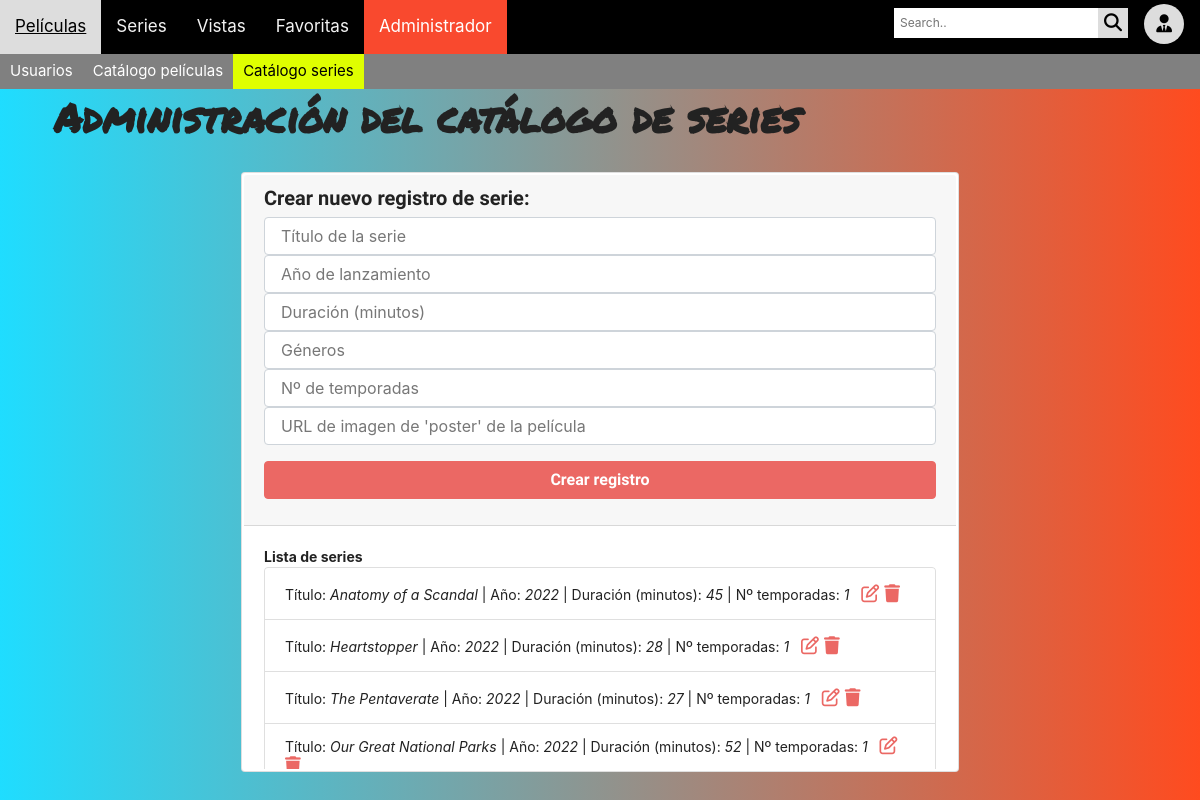
/catalogo_series, run on the app's committed database.
### models.py (models this page shows, shortened)
class Shows(db.Base): #Definimos la clase Shows
    __tablename__ = "shows" #La clase se asocia con la tabla "shows" en la base de datos
    id = Column(Integer, primary_key=True) # Automaticamente esta PK se convertirá en SERIAL (AUTOINCREMENT)
    title = Column(String, nullable=False)
    year = Column(Integer)
    runtime = Column(Integer)
    genre = Column(String, nullable=False)
    seasons = Column(Integer)
    link = Column(String, nullable=False)

### main.py (the view)
@app.route("/catalogo_series") #Página de administrador para el catálogo de Series
def admin_series():
    series = db.session.query(Shows).all() #Se define lista de series (todas)
    return render_template("admin_series.html", lista_series=series, edit=False) #Se carga plantilla HTML y se

### templates/admin_series.html (shortened to what this page needs)
<html lang="es">
<head>
    <link rel="stylesheet" href="{{ url_for('static', filename='main.css') }}">
    <link rel="stylesheet" href="https://cdn.jsdelivr.net/npm/bootswatch@4.5.2/dist/journal/bootstrap.min.css">
</head>
<div class="topnav">
  <a href="/peliculas1">Películas</a>
  <a href="/series1">Series</a>
  <a href="/vistas">Vistas</a>
  <a href="/favoritas">Favoritas</a>
  <a class= "active" href="/admin">Administrador</a>
  <div class="right-corner">
  <div class="search-container">
    <form action="/search" method="post">
      <input type="text" placeholder="Search.." name="search">
      <button type="submit"><i class="fa fa-search"></i></button>
    </form>
  </div>
  <div class="user-button">
  <form action="/user_page" method="post">
    <button type="submit"><i class="fa-solid fa-user-tie"></i></button>
  </form>
  </div>
  </div>
</div>
<div class="topnav2">
  <a href="/admin">Usuarios</a>
  <a href="/catalogo_pelis">Catálogo películas</a>
  <a class="active" href="/catalogo_series">Catálogo series</a>
</div>
<body>
    <main class="container p-4">
        <br><br>
        <h1 class="display-5 text-left mt-4 titulo">Administración del catálogo de series</h1>
        <br>
        <div class="row">
            <div class="col-md-8 offset-md-2 my-auto">
                <div class="card card_admin_pelis">
                    <div class="card-header">
                        {% if edit==True %}
                            <h5>Editar registro de serie ya existente:</h5>
                            <form action="/editar-serie/{{show_to_edit.id}}" method="post">
                                <div class="form-group">
                                    <input type="text" name="title" placeholder="Título de la serie" class="form-control" value="{{show_to_edit.title}}" autofocus>
                                    <input type="text" name="year" placeholder="Año de lanzamiento" class="form-control" value="{{show_to_edit.year}}">
                                    <input type="text" name="runtime_min" placeholder="Duración (minutos)" class="form-control" value="{{show_to_edit.runtime}}">
                                    <input type="text" name="genre" placeholder="Géneros" class="form-control" value="{{show_to_edit.genre}}">
                                    <input type="text" name="seasons" placeholder="Nº de temporadas" class="form-control" value="{{show_to_edit.seasons}}">
                                    <input type="text" name="link" placeholder="URL de imagen de 'poster' de la serie" class="form-control" value="{{show_to_edit.link}}">
                                </div>
                                <button type="submit" class="btn btn-primary btn-block">
                                    Editar registro
                                </button>
                            </form>
                        {% else %}
                            <h5>Crear nuevo registro de serie:</h5>
                            <form action="/crear-serie" method="post">
                                <div class="form-group">
                                    <input type="text" name="title" placeholder="Título de la serie" class="form-control" autofocus>
                                    <input type="text" name="year" placeholder="Año de lanzamiento" class="form-control">
                                    <input type="text" name="runtime_min" placeholder="Duración (minutos)" class="form-control">
                                    <input type="text" name="genre" placeholder="Géneros" class="form-control">
                                    <input type="text" name="seasons" placeholder="Nº de temporadas" class="form-control">
                                    <input type="text" name="link" placeholder="URL de imagen de 'poster' de la película" class="form-control">
                                </div>
                                <button type="submit" class="btn btn-primary btn-block">
                                    Crear registro
                                </button>
                            </form>
                        {% endif %}
                    </div>
                    <div class="card-body card_body_pelis">
                        <b>Lista de series</b>
                        <nav>
                        <ul class="list-group">
                            {% for show in lista_series %}
                            <li class="list-group-item">
                                <span>
                                    Título: <i>{{show.title}}</i> | Año: <i>{{show.year}} </i> |
                                    Duración (minutos):  <i> {{show.runtime}}</i> | Nº temporadas: <i> {{show.seasons}} </i> &nbsp;
                                </span>
                                <a class="icon" href="/cargar-serie/{{show.id}}">
                                    <i class="fa-regular fa-pen-to-square"></i>
                                </a>
                                <a class="icon" href="/eliminar-serie/{{show.id}}">
                                    <i class="fa-solid fa-trash"></i>
                                </a>
                            </li>
                            {% endfor %}
                        </ul>
                        </nav>
                    </div>
                </div>
            </div>
        </div>
    </main>
</body>
</html>

### static/main.css (style rules this page uses)
body { background: #ff4b1f; background: -webkit-linear-gradient(to right, #1fddff, #ff4b1f); background: linear-gradient(to right, #1fddff, #ff4b1f); }
.titulo { font-family: 'Permanent Marker'; }
.topnav { background-color: #000000; position: fixed; top: 0; width: 100%; z-index: 100; }
.topnav a { float: left; color: #f2f2f2; text-align: center; padding: 14px 15px; text-decoration: none; font-size: 17px; }
.topnav a.active { background-color: #f9492e; color: white; }
.topnav .right-corner { float: right; }
.topnav .search-container { float: left; }
.topnav input[type=text] { padding: 6px; margin-top: 8px; font-size: 12px; border: none; }
.topnav .search-container button { float: right; padding: 6px 6px; margin-top: 8px; margin-right: 16px; background: #ddd; font-size: 18px; border: none; cursor: pointer; }
.topnav .user-button { float: right; }
.topnav .user-button button { float: right; width: 40px; height: 40px; padding: 6px 6px; margin-top: 4px; margin-right: 16px; background: #ddd; font-size: 18px; border: none; cursor: pointer; border-radius: 50%; }
.topnav2 { background-color: #808080; position: fixed; top: 54; width: 100%; z-index: 100; }
.topnav2 a { float: left; color: #FFFFFF; text-align: center; padding: 6px 10px; text-decoration: none; font-size: 15px; }
.topnav2 a.active { background-color: #DFFF00; color: black; }
.card_admin_pelis { height: 600px; font-size: 14px; padding: 2px 2px; overflow:hidden; }
.card_body_pelis { overflow-y:scroll; }
.icon { font-size: 18px; }
nav ul { overflow:hidden; overflow-y:scroll; }
.active, .collapsible:hover { background-color: #ff7979; color: white; }

### data on the page
Shows: title "Anatomy of a Scandal", year "2022", runtime "45", seasons "1"
Shows: title "Heartstopper", year "2022", runtime "28", seasons "1"
Shows: title "The Pentaverate", year "2022", runtime "27", seasons "1"
Shows: title "Our Great National Parks", year "2022", runtime "52", seasons "1"
